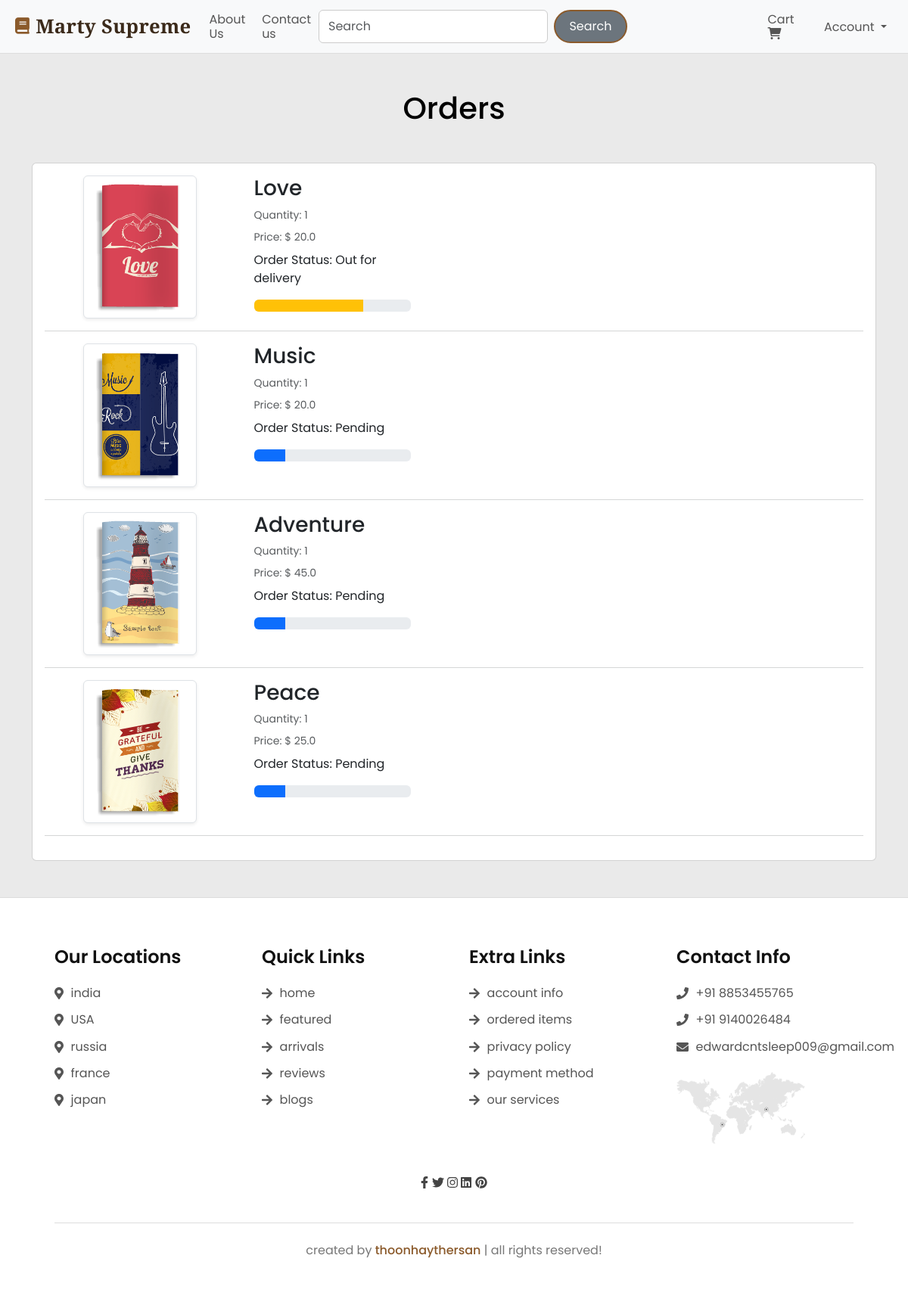
/orders (signed in), run on the app's committed database.
### website/models.py (models this page shows, shortened)
class Order(db.Model):
    id = db.Column(db.Integer, primary_key=True)
    quantity = db.Column(db.Integer, nullable=False)
    price = db.Column(db.Float, nullable=False)
    status = db.Column(db.String(100), nullable=False)
    payment_id = db.Column(db.String(1000), nullable=False)
    customer_link = db.Column(db.Integer, db.ForeignKey('customer.id'), nullable=False)
    product_link = db.Column(db.Integer, db.ForeignKey('product.id'), nullable=False)

class Product(db.Model):
    id = db.Column(db.Integer, primary_key=True)
    product_name = db.Column(db.String(100), nullable=False)
    current_price = db.Column(db.Float, nullable=False)
    previous_price = db.Column(db.Float, nullable=False)
    in_stock = db.Column(db.Integer, nullable=False)
    product_picture = db.Column(db.String(1000), nullable=False)
    flash_sale = db.Column(db.Boolean, default=False)
    date_added = db.Column(db.DateTime, default=datetime.utcnow())
    carts = db.relationship('Cart', backref=db.backref('product', lazy=True))
    orders = db.relationship('Order', backref=db.backref('product', lazy=True))

### website/views.py (the view)
@views.route('/orders')
@login_required
def order():
    orders = Order.query.filter_by(customer_link=current_user.id).all()
    return render_template('orders.html', orders=orders)

### website/__init__.py (called while the page is built)
def create_app():
    app = Flask(__name__)
    app.config['SECRET_KEY'] = 'edward'
    app.config['SQLALCHEMY_DATABASE_URI'] = f'sqlite:///{DB_NAME}'
    db.init_app(app)
    @app.errorhandler(404)
    def page_not_found(error):
        return render_template('404.html')
    login_manager = LoginManager()
    login_manager.init_app(app)
    login_manager.login_view = 'auth.login'
    @login_manager.user_loader
    def load_user(id):
        return Customer.query.get(int(id))
    from .views import views
    from .auth import auth
    from .admin import admin
    from .models import Customer, Cart, Product, Order
    app.register_blueprint(views, url_prefix='/') #localhost:5000/about-us
    app.register_blueprint(auth, url_prefix='/') #localhost:5000/auth/change-password
    app.register_blueprint(admin, url_prefix='/')
    return app

### website/templates/orders.html (shortened to what this page needs)
{% extends 'base.html' %}
{% block body %}
<div class="container my-5">
    <div class="row">
        {% if orders %}
        <h1 class="text-center mb-5" style="color: black;">Orders</h1>
        <div class="col-sm-13">
            <div class="card">
                <div class="card-body">
                    {% for item in orders %}
                    <div class="row">
                        <div class="col-sm-3 text-center align-self-center">
                            <img src="{{ item.product.product_picture }}" alt="" class="img-fluid img-thumbnail shadow-sm" height="150px" width="150px">
                        </div>
                        <div class="col-sm-7">
                            <h3>{{ item.product.product_name }}</h3>
                            <p class="mb-2 text-muted small">Quantity: {{ item.quantity }}</p>
                            <p class="mb-2 text-muted small">Price: $ {{ item.price }}</p>
                            <div class="col-sm-4">
                                <p>Order Status: {{ item.status }}</p>
                                {% if item.status == 'Pending' %}
                                <div class="progress">
                                    <div class="progress-bar" role="progressbar" style="width: 20%;"  aria-valuenow="20" aria-valuemin="0" aria-valuemax="100"></div>
                                </div>
                                {% elif item.status == 'Accepted' %}
                                <div class="progress">
                                    <div class="progress-bar bg-info" role="progressbar" style="width: 40%;"  aria-valuenow="40" aria-valuemin="0" aria-valuemax="100"></div>
                                </div>
                                {% elif item.status == 'Out for delivery' %}
                                <div class="progress">
                                    <div class="progress-bar bg-warning" role="progressbar" style="width: 70%;"  aria-valuenow="70" aria-valuemin="0" aria-valuemax="100"></div>
                                </div>
                                {% elif item.status == 'Delivered' %}
                                <div class="progress">
                                    <div class="progress-bar bg-success" role="progressbar" style="width: 100%;"  aria-valuenow="100" aria-valuemin="0" aria-valuemax="100"></div>
                                </div>
                                {% elif item.status == 'Canceled' %}
                                <div class="progress">
                                    <div class="progress-bar bg-danger" role="progressbar" style="width: 100%;"  aria-valuenow="100" aria-valuemin="0" aria-valuemax="100"></div>
                                </div>
                                {% endif %}
                            </div>
                        </div>
                    </div>
                    <hr class="text-muted">
                    {% endfor %}
                </div>
            </div>
        </div>
        {% else %}
        <h1 class="text-center mb-5" style="color: black;">You have no Orders</h1>
        {% endif %}
    </div>
</div>
{% endblock %}

### website/templates/base.html (shortened to what this page needs)
<!DOCTYPE html>
<html lang="en">
<head>
    <link rel="stylesheet" href="https://cdnjs.cloudflare.com/ajax/libs/bootstrap-icons/1.10.5/font/bootstrap-icons.min.css">
    <link rel="stylesheet" href="https://cdnjs.cloudflare.com/ajax/libs/font-awesome/6.0.0-beta3/css/all.min.css">
    <link rel="stylesheet" href="https://unpkg.com/swiper@7/swiper-bundle.min.css" />
    <link rel="stylesheet" href="https://cdnjs.cloudflare.com/ajax/libs/font-awesome/5.15.4/css/all.min.css">
    <link rel="stylesheet" href="{{ url_for('static', filename='css/all.min.css') }}">
    <link rel="stylesheet" href="{{ url_for('static', filename='css/bootstrap.min.css') }}">
    <link rel="stylesheet" href="{{ url_for('static', filename='css/style.css') }}">
</head>
<body style="background:#eaeaea; color:#222;">
<nav class="navbar navbar-expand-lg"
     style="background:#f8f9fa; border-bottom:1px solid #ddd;">
  <div class="container-fluid">
    <div class="collapse navbar-collapse" id="navbarSupportedContent">
      <ul class="navbar-nav me-auto">
        <li class="nav-item">
          <a class="nav-link active"
             href="/"
             style="font-family:cursive; color:#222;">
            Marty Supreme
          </a>
        </li>
        <li class="nav-item">
          <a class="nav-link" href="/about" style="color:#555;">
            About Us
          </a>
        </li>
        <li class="nav-item">
          <a class="nav-link" href="/contact" style="color:#555;">
            Contact us
          </a>
        </li>
      </ul>
      <form class="d-flex" action="/search" method="POST"
            style="margin-right:170px;">
        <input class="form-control me-2"
               name="search"
               placeholder="Search"
               style="background:#fff; border:1px solid #ccc; color:#222;">
        <button class="btn"
                style="background:#6c757d; color:#fff;">
          Search
        </button>
      </form>
    </div>
    {% if cart | length < 1 %}
    <ul class="navbar-nav">
      <li class="nav-item mx-2">
        <a class="nav-link" href="/cart" style="color:#555;">
          Cart <i class="fa-solid fa-cart-shopping"></i>
        </a>
      </li>
    {% endif %}
      <li class="nav-item dropdown mx-2">
        <a class="nav-link dropdown-toggle"
           data-bs-toggle="dropdown"
           style="color:#555;">
          Account
        </a>
      </li>
    </ul>
  </div>
</nav>
{% block body %}{% endblock %}
<section class="footer">
    <div class="box-container">
        <div class="box">
            <h3>our locations</h3>
            <a href="#"> <i class="fas fa-map-marker-alt"></i> india </a>
            <a href="#"> <i class="fas fa-map-marker-alt"></i> USA </a>
            <a href="#"> <i class="fas fa-map-marker-alt"></i> russia </a>
            <a href="#"> <i class="fas fa-map-marker-alt"></i> france </a>
            <a href="#"> <i class="fas fa-map-marker-alt"></i> japan </a>
        </div>
        <div class="box">
            <h3>quick links</h3>
            <a href="#"> <i class="fas fa-arrow-right"></i> home </a>
            <a href="#"> <i class="fas fa-arrow-right"></i> featured </a>
            <a href="#"> <i class="fas fa-arrow-right"></i> arrivals </a>
            <a href="#"> <i class="fas fa-arrow-right"></i> reviews </a>
            <a href="#"> <i class="fas fa-arrow-right"></i> blogs </a>
        </div>
        <div class="box">
            <h3>extra links</h3>
            <a href="#"> <i class="fas fa-arrow-right"></i> account info </a>
            <a href="#"> <i class="fas fa-arrow-right"></i> ordered items </a>
            <a href="#"> <i class="fas fa-arrow-right"></i> privacy policy </a>
            <a href="#"> <i class="fas fa-arrow-right"></i> payment method </a>
            <a href="#"> <i class="fas fa-arrow-right"></i> our services </a>
        </div>
        <div class="box">
            <h3>contact info</h3>
            <a href="#"> <i class="fas fa-phone"></i> +91 8853455765 </a>
            <a href="#"> <i class="fas fa-phone"></i> +91 9140026484 </a>
            <a href="#"> <i class="fas fa-envelope"></i> edwardcntsleep009@gmail.com </a>
            <img src="../static/image/worldmap.png" class="map" alt="">
        </div>
    </div>
    <div class="share">
        <a href="#" class="fab fa-facebook-f"></a>
        <a href="#" class="fab fa-twitter"></a>
        <a href="#" class="fab fa-instagram"></a>
        <a href="#" class="fab fa-linkedin"></a>
        <a href="#" class="fab fa-pinterest"></a>
    </div>
    <div class="credit"> created by <span>thoonhaythersan</span> | all rights reserved! </div>
</section>
</body>
</html>

### website/static/css/style.css (style rules this page uses)
.navbar .nav-link.active { font-family: 'Playfair Display', serif !important; font-size: 1.6rem; font-weight: 700; color: #3b2a1a !important; letter-spacing: 0.3px; display: inline-flex; align-items: center; white-space: nowrap; padding-right: 1rem; }
.navbar .nav-link.active::before { content: "\f02d"; font-family: "Font Awesome 6 Free"; font-weight: 900; font-size: 1.35rem; color: #8b5a2b; margin-right: 8px; }
body { background: #f8f6f3; color: #222; font-family: 'Poppins', sans-serif; }
.d-flex .btn { background: #8b5a2b; border: 2px solid #8b5a2b; border-radius: 30px; color: #fff; padding: 8px 18px; transition: 0.3s ease; }
.navbar-nav { align-items: center; }
.navbar .nav-link { line-height: 1.2; padding-top: 0.5rem; padding-bottom: 0.5rem; }
.navbar .nav-link.active { margin-top: 0; }
.footer { background: #ffffff; padding: 4rem 6%; color: #444; border-top: 1px solid #ddd; }
.footer .box-container { display: grid; grid-template-columns: repeat(auto-fit, minmax(220px, 1fr)); gap: 2.5rem; }
.footer .box h3 { font-size: 1.5rem; font-weight: 600; color: #111; margin-bottom: 1rem; text-transform: capitalize; }
.footer .box a, .footer .box a:link, .footer .box a:visited, .footer .box a:hover, .footer .box a:active { display: flex; align-items: center; gap: .6rem; font-size: 1rem; font-weight: 400; color: #555; padding: .35rem 0; text-decoration: none; border-bottom: none; transition: all 0.3s ease; }
.footer .map { width: 170px; margin-top: 1rem; opacity: 0.7; }
.footer .share { text-align: center; margin: 2.5rem 0; }
.footer .credit { text-align: center; font-size: 1rem; color: #777; border-top: 1px solid #ddd; padding-top: 1.5rem; }
.footer .credit span { color: #8b5a2b; font-weight: 500; }

### data on the page
Order: product.product_picture (picture), product.product_name "Love", quantity "1", price "20.0", status "Out for delivery"
Order: product.product_picture (picture), product.product_name "Music", quantity "1", price "20.0", status "Pending"
Order: product.product_picture (picture), product.product_name "Adventure", quantity "1", price "45.0", status "Pending"
Order: product.product_picture (picture), product.product_name "Peace", quantity "1", price "25.0", status "Pending"
